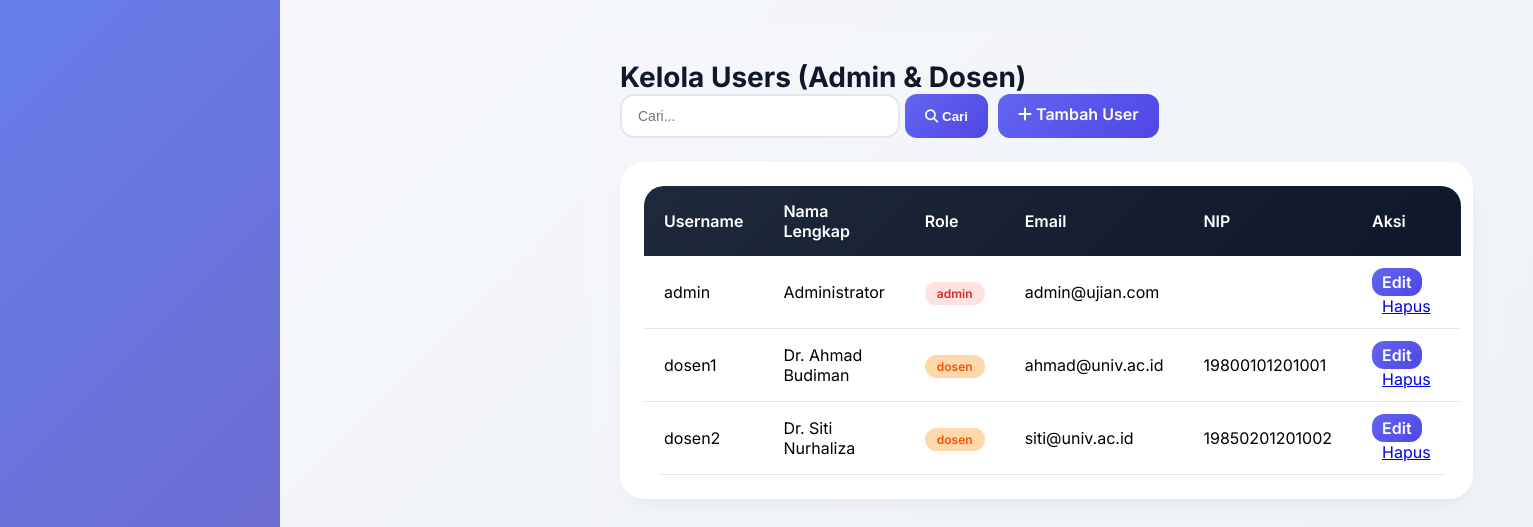
The app's page /admin/users/index.php (signed in), older data.
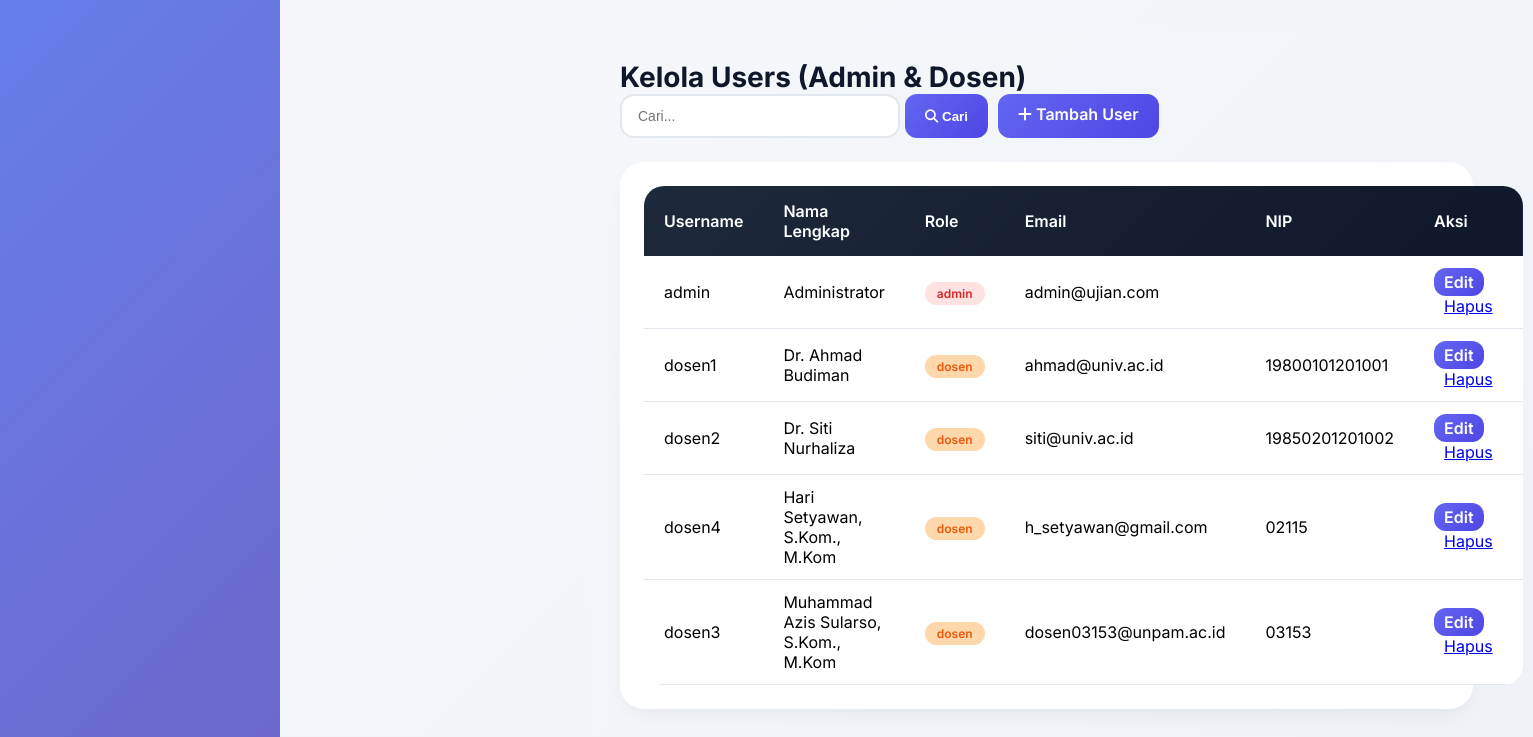
The same page, newer data.
### tables this page shows
CREATE TABLE `users` (
  `id` int(11) NOT NULL AUTO_INCREMENT,
  `username` varchar(50) NOT NULL,
  `password` varchar(255) NOT NULL,
  `role` enum('admin','dosen','mahasiswa') NOT NULL,
  `nama_lengkap` varchar(100) NOT NULL,
  `email` varchar(100) DEFAULT NULL,
  `nim_nip` varchar(30) DEFAULT NULL,
  `created_at` timestamp NOT NULL DEFAULT current_timestamp(),
  PRIMARY KEY (`id`),
  UNIQUE KEY `username` (`username`)
);

### admin/users/index.php (the view, shortened to what this page needs)
<?php
require_once BASE_PATH . '/config/database.php';
$search = isset($_GET['search']) ? mysqli_real_escape_string($conn, trim($_GET['search'])) : '';
$query = "SELECT * FROM users WHERE role IN ('admin','dosen')";
$query .= " ORDER BY role, nama_lengkap";
$users = mysqli_query($conn, $query);
require_once BASE_PATH . '/includes/header.php';
?>
<div class="page-header">
    <h1 class="page-title">Kelola Users (Admin & Dosen)</h1>
    <div style="display: flex; gap: 10px;">
        <form method="GET" style="display: flex; gap: 5px;">
            <input type="text" name="search" class="form-control" placeholder="Cari..." value="<?= htmlspecialchars($search) ?>" style="width: 280px;">
            <button type="submit" class="btn-primary"><i class="fas fa-search"></i> Cari</button>
        </form>
        <a href="<?= BASE_URL ?>/admin/users/tambah.php" class="btn-primary"><i class="fas fa-plus"></i> Tambah User</a>
    </div>
</div>
<div class="card-modern">
    <table class="table-modern">
        <thead><tr><th>Username</th><th>Nama Lengkap</th><th>Role</th><th>Email</th><th>NIP</th><th>Aksi</th></tr></thead>
        <tbody>
            <?php while($user = mysqli_fetch_assoc($users)): ?>
            <tr>
                <td><?= htmlspecialchars($user['username']) ?></td>
                <td><?= htmlspecialchars($user['nama_lengkap']) ?></td>
                <td><span class="badge <?= $user['role']=='admin'?'badge-danger':'badge-warning' ?>"><?= $user['role'] ?></span></td>
                <td><?= htmlspecialchars($user['email']) ?></td>
                <td><?= htmlspecialchars($user['nim_nip']) ?></td>
                <td>
                    <a href="<?= BASE_URL ?>/admin/users/edit.php?id=<?= $user['id'] ?>" class="btn-primary" style="padding:4px 10px;">Edit</a>
                    <a href="?hapus=<?= $user['id'] ?>" class="btn-danger" style="padding:4px 10px;" onclick="return confirm('Yakin hapus?')">Hapus</a>
                </td>
            </tr>
            <?php endwhile; ?>
        </tbody>
    </table>
</div>
<?php require_once BASE_PATH . '/includes/footer.php'; ?>

Row changes from the older to the newer data that the page shows:
added users: username "dosen4", nama_lengkap "Hari Setyawan, S.Kom., M.Kom", role "dosen", email "h_setyawan@gmail.com", nim_nip "02115"
added users: username "dosen3", nama_lengkap "Muhammad Azis Sularso, S.Kom., M.Kom", role "dosen", email "dosen03153@unpam.ac.id", nim_nip "03153"
